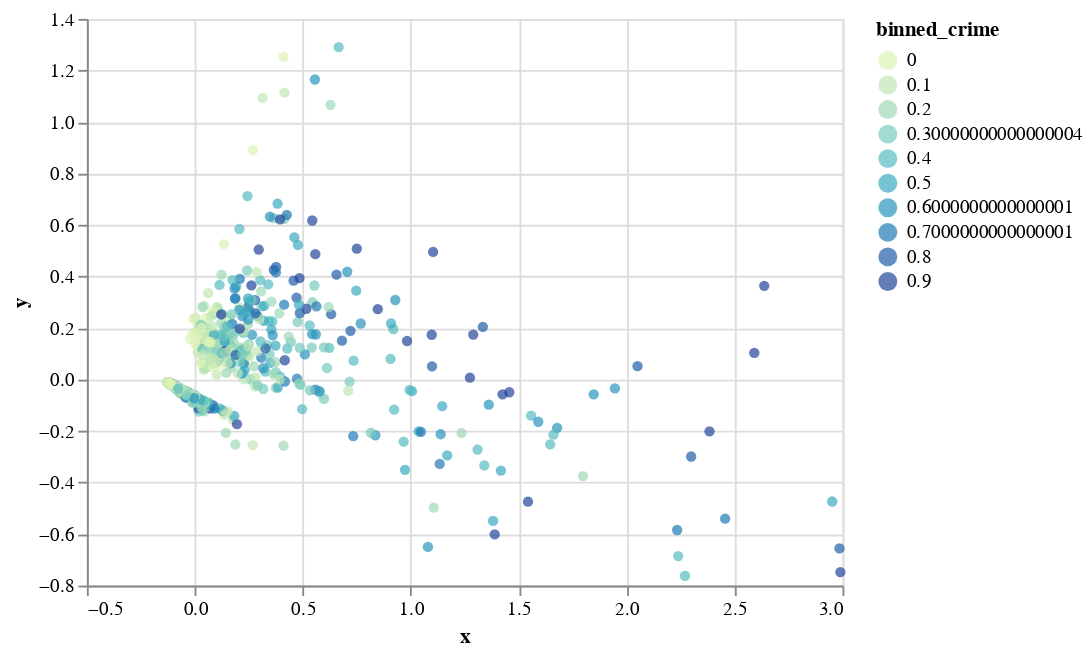

The notebook cell saved with this chart:
### Code cell
pca_df = pd.DataFrame(data=reduced_data, columns=['x', 'y'])
pca_df['crime_rate'] = processed['ViolentCrimesPerPop numeric']

alt.Chart(pca_df).mark_circle().encode(
    x='x:Q',
    y='y:Q',
    color=alt.Color('binned_crime:O', scale=alt.Scale(scheme='yellowgreenblue'))
).transform_bin(
    as_='binned_crime', 
    field='crime_rate',
)

### Figure 1 — Vega-Lite specification as saved in the notebook (floating-point values rounded to 4 significant figures; data arrays with more than 128 entries replaced by an {"elided": "..."} marker saying what was removed)
{"config": {"view": {"continuousWidth": 400, "continuousHeight": 300}}, "data": {"name": "data-553e2bbd6c5efa765b2d1795661b6d86"}, "mark": "circle", "encoding": {"color": {"type": "ordinal", "field": "binned_crime", "scale": {"scheme": "yellowgreenblue"}}, "x": {"type": "quantitative", "field": "x"}, "y": {"type": "quantitative", "field": "y"}}, "transform": [{"bin": true, "field": "crime_rate", "as": "binned_crime"}], "$schema": "https://vega.github.io/schema/vega-lite/v4.0.2.json", "datasets": {"data-553e2bbd6c5efa765b2d1795661b6d86": {"elided": "1994 records"}}}
